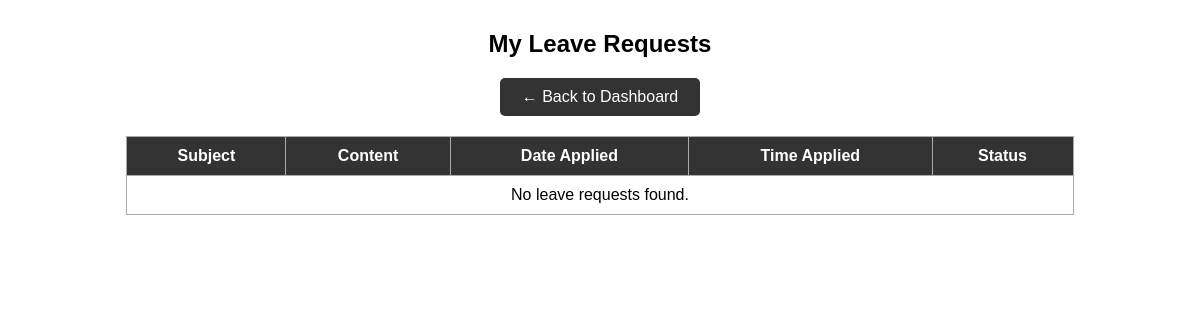
Before: /student_leaveview/ (signed in) with the older database file.
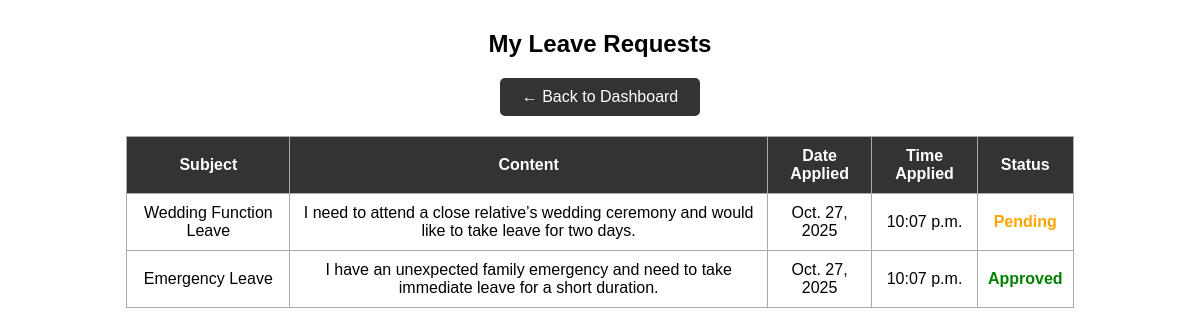
After: the same page with the newer database file.
### lmsapp/models.py (models this page shows, shortened)
class leave(models.Model):
    student = models.ForeignKey(student, on_delete=models.CASCADE)
    subject = models.CharField(max_length=100)
    content = models.TextField()
    date_applied = models.DateField(auto_now_add=True)
    time_applied = models.TimeField(auto_now_add=True)
    status = models.CharField(max_length=20, default='Pending')

### lmsapp/views.py (the view)
# urls.py: path('student_leaveview/', views.student_leaveview, name='student_leaveview'),
def student_leaveview(request):
    current_student = student.objects.get(id=request.session['id'])
    leaves = leave.objects.filter(student=current_student)
    return render(request, 'student_leaveview.html', {'leaves': leaves})

### templates/student_leaveview.html (shortened to what this page needs)
<!DOCTYPE html>
<html lang="en">
<head>
</head>
<body>
    <h2>My Leave Requests</h2>
    <a href="{% url 'studentdashboard' %}" class="back-btn">← Back to Dashboard</a>
    <table>
        <tr>
            <th>Subject</th>
            <th>Content</th>
            <th>Date Applied</th>
            <th>Time Applied</th>
            <th>Status</th>
        </tr>
        {% for leave in leaves %}
        <tr>
            <td>{{ leave.subject }}</td>
            <td>{{ leave.content }}</td>
            <td>{{ leave.date_applied }}</td>
            <td>{{ leave.time_applied }}</td>
            <td>
                {% if leave.status == "Approved" %}
                    <span class="status-approved">Approved</span>
                {% elif leave.status == "Rejected" %}
                    <span class="status-rejected">Rejected</span>
                {% else %}
                    <span class="status-pending">Pending</span>
                {% endif %}
            </td>
        </tr>
        {% empty %}
        <tr>
            <td colspan="5">No leave requests found.</td>
        </tr>
        {% endfor %}
    </table>
</body>
</html>

Changed rows visible on the page:
added leave: subject "Wedding Function Leave", content "I need to attend a close relative’s wedding ceremony and would like to take leave for two days.", date_applied "Oct. 27, 2025", time_applied "10:07 p.m.", status "Pending"
added leave: subject "Emergency Leave", content "I have an unexpected family emergency and need to take immediate leave for a short duration.", date_applied "Oct. 27, 2025", time_applied "10:07 p.m.", status "Approved"
Other visible differences:
text no longer shown: "No leave requests found."
